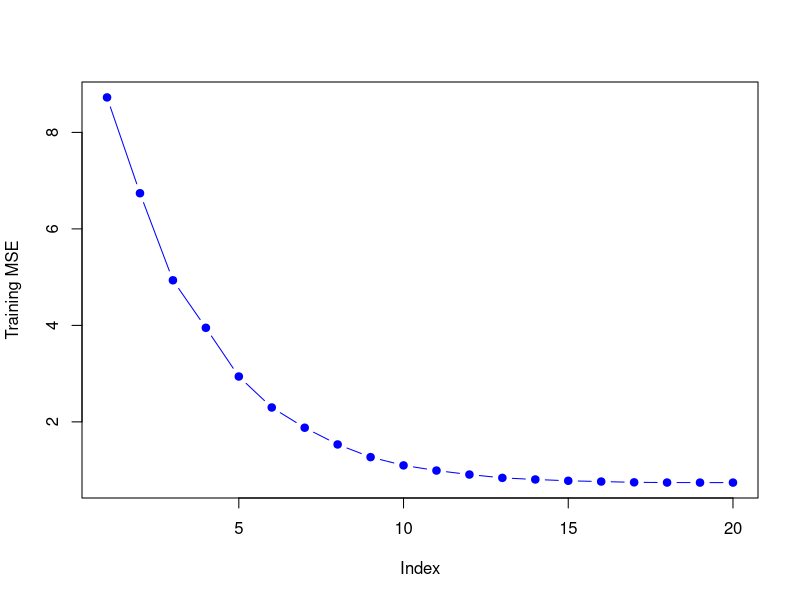
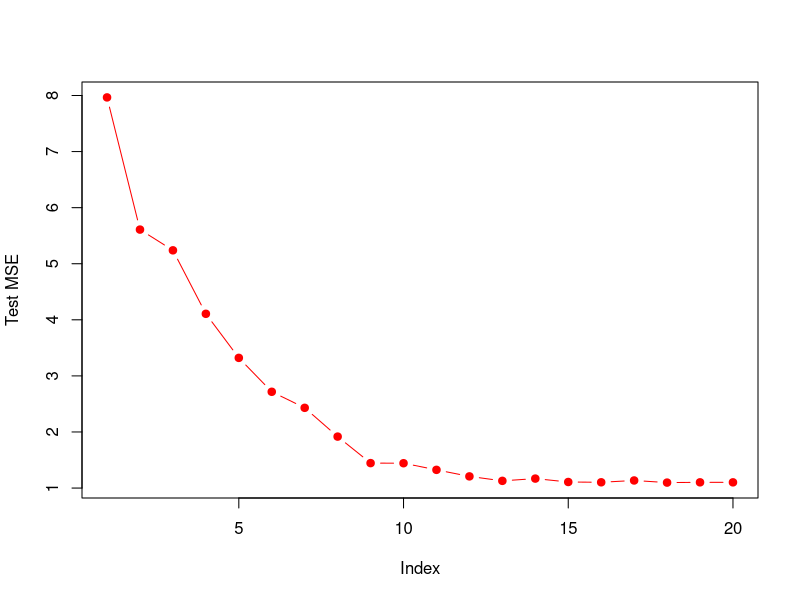

Reproduce these figures in R, in order. (Note: this script raises an error after producing the figures.)
## ---- chunk 1
knitr::opts_chunk$set(echo = TRUE)
## ---- chunk 2
library(leaps)
set.seed(1)
p = 20
n = 1000
x = matrix(rnorm(n * p), n, p)
B = rnorm(p)
B[3] = 0
B[4] = 0
B[9] = 0
B[19] = 0
B[10] = 0
eps = rnorm(p)
y = x %*% B + eps
## ---- chunk 3
train = sample(seq(1000), 100, replace = FALSE)
y.train = y[train, ]
y.test = y[-train, ]
x.train = x[train, ]
x.test = x[-train, ]
## ---- chunk 4
library(leaps)
regfit.full = regsubsets(y ~ ., data = data.frame(x = x.train, y = y.train), 
    nvmax = p)
val.errors = rep(NA, p)
x_cols = colnames(x, do.NULL = FALSE, prefix = "x.")
for (i in 1:p) {
    coefi = coef(regfit.full, id = i)
    pred = as.matrix(x.train[, x_cols %in% names(coefi)]) %*% coefi[names(coefi) %in% 
        x_cols]
    val.errors[i] = mean((y.train - pred)^2)
}
plot(val.errors, ylab = "Training MSE", pch = 19, type = "b", col = "blue")
## ---- chunk 5
val.errors = rep(NA, p)
for (i in 1:p) {
    coefi = coef(regfit.full, id = i)
    pred = as.matrix(x.test[, x_cols %in% names(coefi)]) %*% coefi[names(coefi) %in% 
        x_cols]
    val.errors[i] = mean((y.test - pred)^2)
}
plot(val.errors, ylab = "Test MSE", pch = 19, type = "b", col = "red")
## ---- chunk 6
which.min(val.errors)
## ---- chunk 7
coef(regfit.full, id = 18)
## ---- chunk 8
val.errors = rep(NA, p)
A = rep(NA, p)
B = rep(NA, p)
for (i in 1:p) {
    coefi = coef(regfit.full, id = i)
    A[i] = length(coefi) - 1
    B[i] = sqrt(sum((b[x_cols %in% names(coefi)] - coefi[names(coefi) %in% x_cols])^2) + 
        sum(b[!(x_cols %in% names(coefi))])^2)
}
plot(x = A, y = B, xlab = "number of coefficients", ylab = "error between estimated and true coefficients", col = "purple")
which.min(B)
